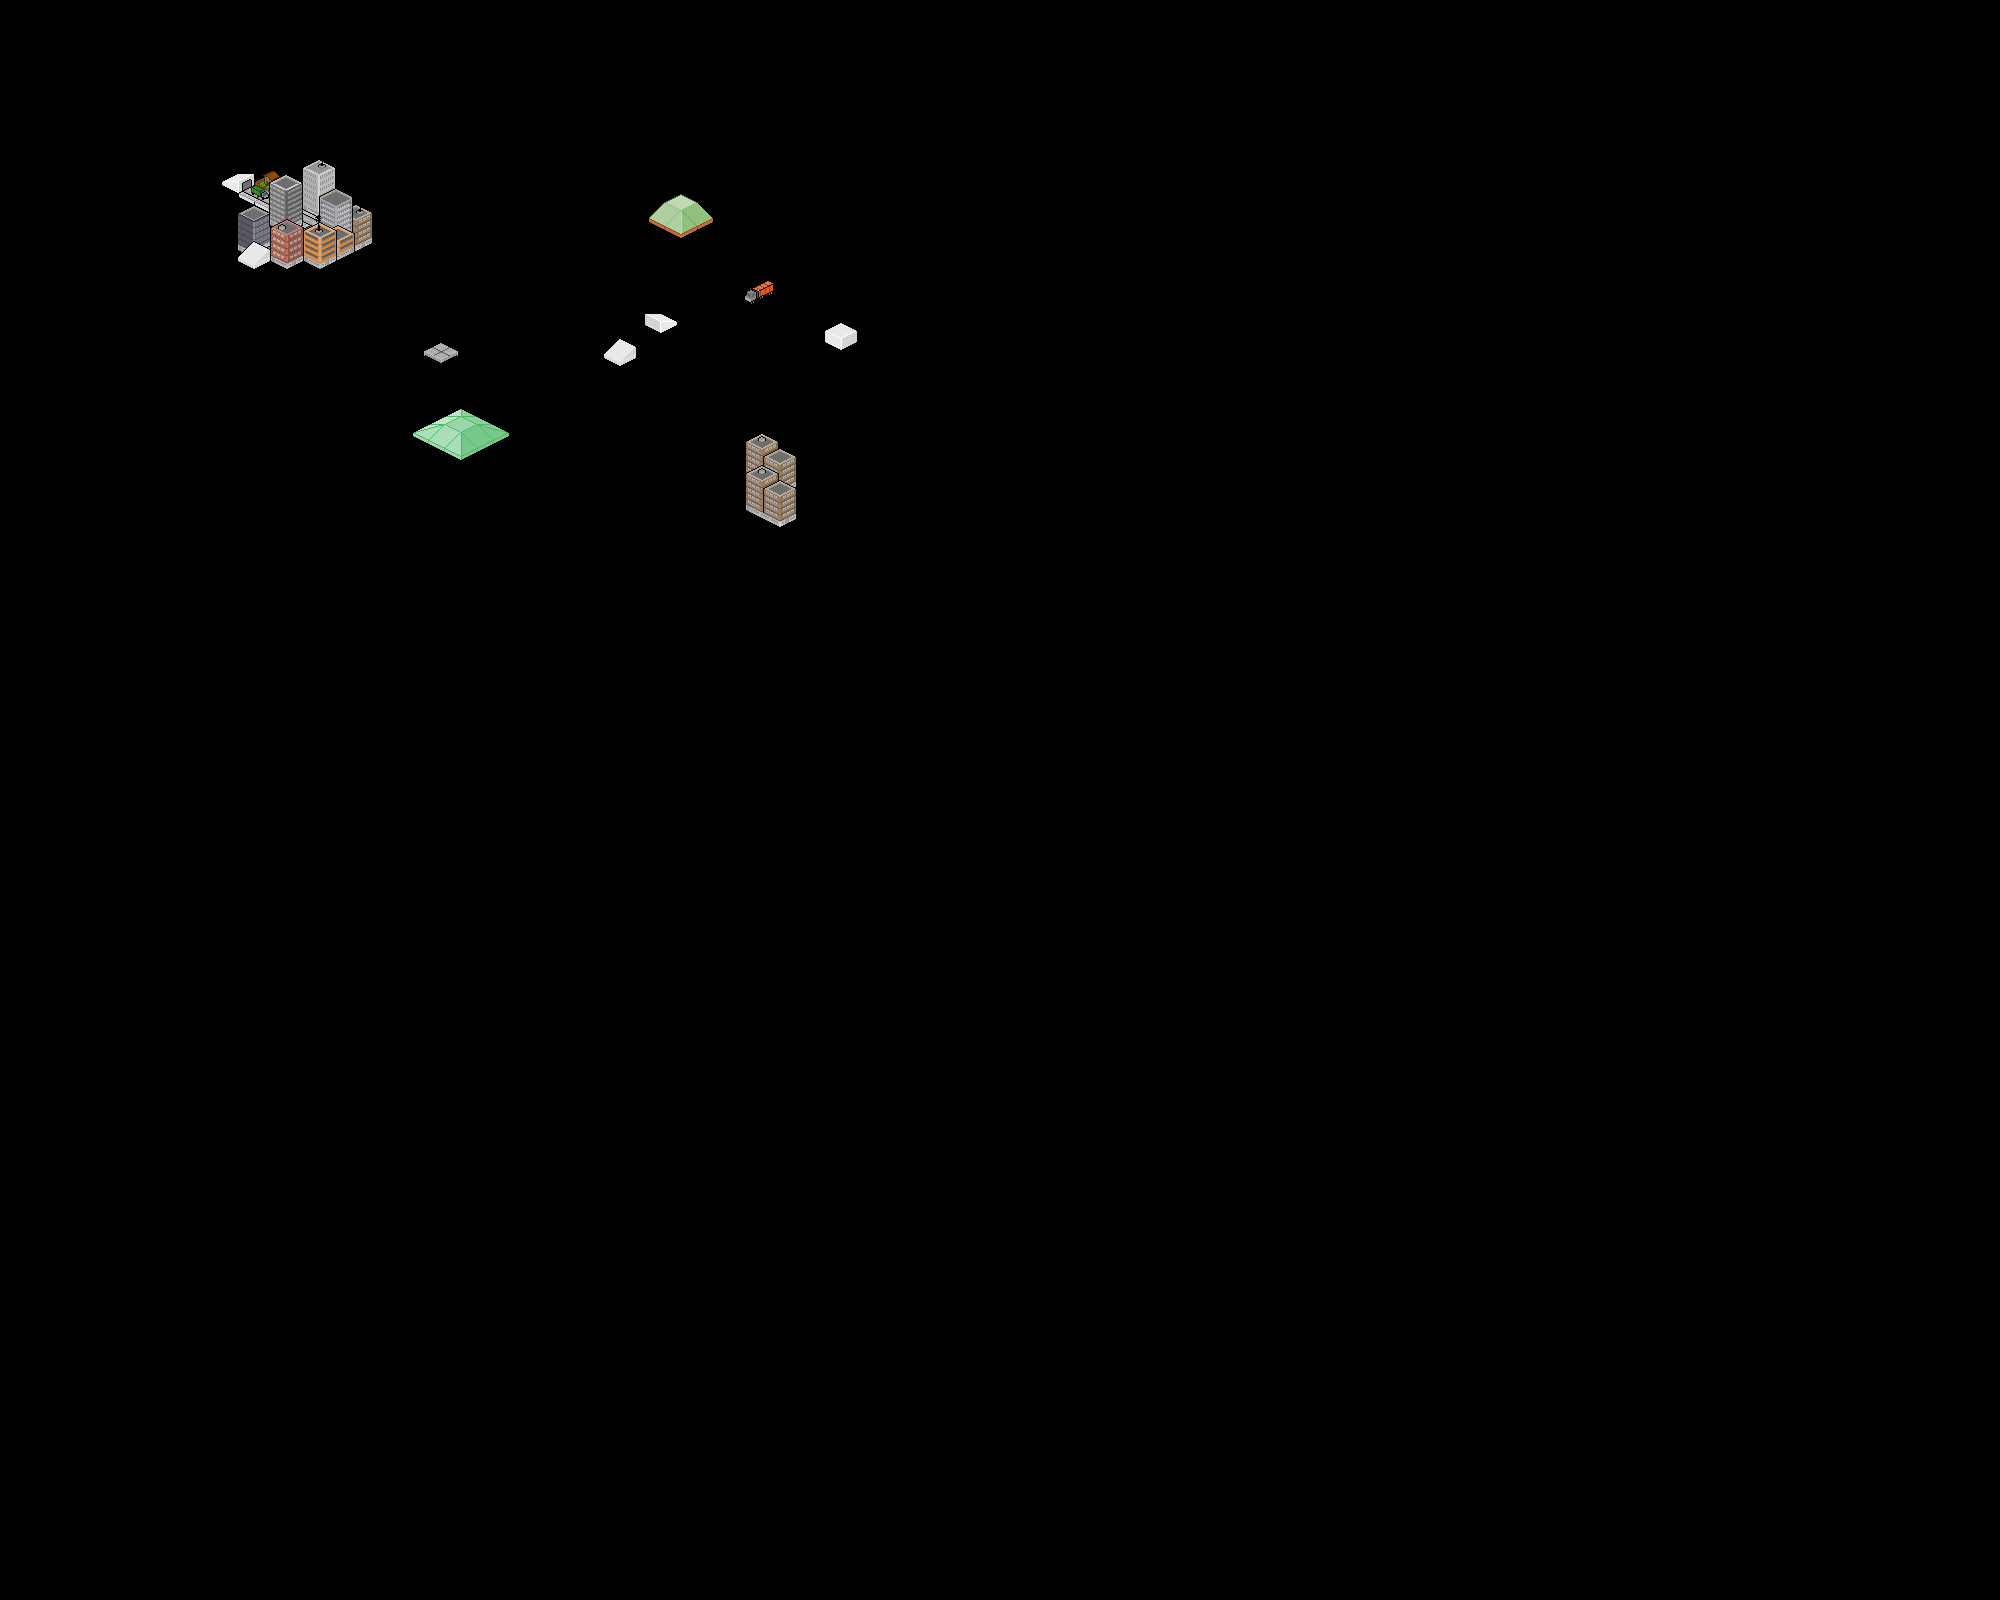

Tiled map render using the project's own tile images. Description and the map definition, with tile-layer contents summarised, below:
An orthogonal 100x100 tile map with 20x16 px tiles, 3 tile layers (Layer3, Layer2, Layer1).

<map version="1.0" orientation="orthogonal" width="100" height="100" tilewidth="20" tileheight="16">
 <tileset firstgid="1" name="pixel city" tilewidth="20" tileheight="16">
  <image source="../pixel city.png" trans="ff00ff" width="400" height="448" />
 </tileset>
 <layer name="Layer3" width="100" height="100">
  <data>[10000 cells, 8 non-empty, 8 distinct tile ids]</data>
 </layer>
 <layer name="Layer2" width="100" height="100">
  <data>[10000 cells, 20 non-empty, 20 distinct tile ids]</data>
 </layer>
 <layer name="Layer1" width="100" height="100">
  <data>[10000 cells, 116 non-empty, 116 distinct tile ids]</data>
 </layer>
</map>
